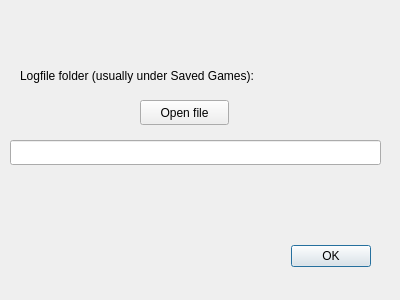
<?xml version="1.0" encoding="UTF-8"?>
<ui version="4.0">
 <class>Dialog</class>
 <widget class="QDialog" name="Dialog">
  <property name="geometry">
   <rect>
    <x>0</x>
    <y>0</y>
    <width>400</width>
    <height>300</height>
   </rect>
  </property>
  <property name="windowTitle">
   <string>Dialog</string>
  </property>
  <widget class="QDialogButtonBox" name="AcceptBox">
   <property name="geometry">
    <rect>
     <x>30</x>
     <y>240</y>
     <width>341</width>
     <height>32</height>
    </rect>
   </property>
   <property name="orientation">
    <enum>Qt::Horizontal</enum>
   </property>
   <property name="standardButtons">
    <set>QDialogButtonBox::Ok</set>
   </property>
  </widget>
  <widget class="QLabel" name="label">
   <property name="geometry">
    <rect>
     <x>20</x>
     <y>60</y>
     <width>371</width>
     <height>31</height>
    </rect>
   </property>
   <property name="text">
    <string>Logfile folder (usually under Saved Games):</string>
   </property>
  </widget>
  <widget class="QLineEdit" name="FileNamelineEdit">
   <property name="geometry">
    <rect>
     <x>10</x>
     <y>140</y>
     <width>371</width>
     <height>25</height>
    </rect>
   </property>
  </widget>
  <widget class="QPushButton" name="OpenFile">
   <property name="geometry">
    <rect>
     <x>140</x>
     <y>100</y>
     <width>89</width>
     <height>25</height>
    </rect>
   </property>
   <property name="text">
    <string>Open file</string>
   </property>
  </widget>
 </widget>
 <resources/>
 <connections>
  <connection>
   <sender>AcceptBox</sender>
   <signal>accepted()</signal>
   <receiver>Dialog</receiver>
   <slot>accept()</slot>
   <hints>
    <hint type="sourcelabel">
     <x>248</x>
     <y>254</y>
    </hint>
    <hint type="destinationlabel">
     <x>157</x>
     <y>274</y>
    </hint>
   </hints>
  </connection>
  <connection>
   <sender>AcceptBox</sender>
   <signal>rejected()</signal>
   <receiver>Dialog</receiver>
   <slot>reject()</slot>
   <hints>
    <hint type="sourcelabel">
     <x>316</x>
     <y>260</y>
    </hint>
    <hint type="destinationlabel">
     <x>286</x>
     <y>274</y>
    </hint>
   </hints>
  </connection>
 </connections>
</ui>
